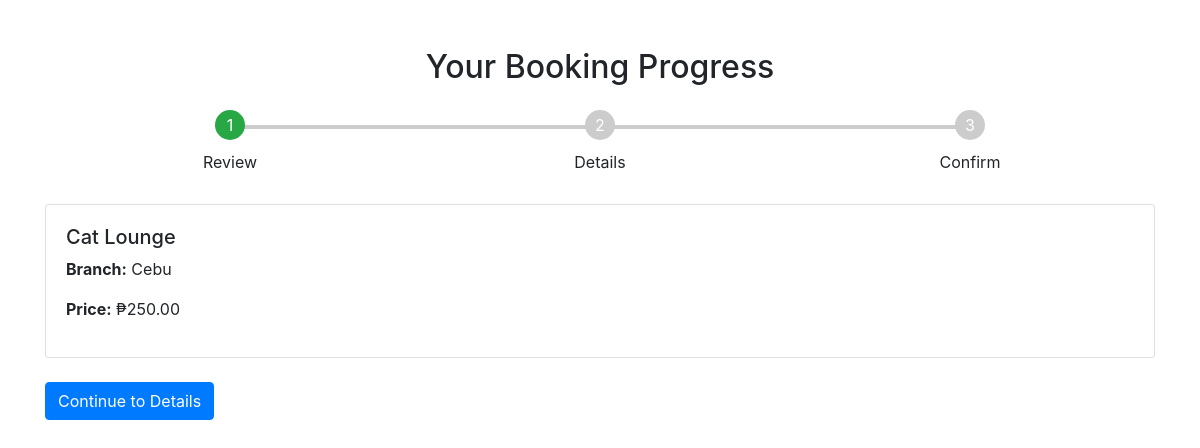
/cart.php?room_id=1, run on the app's committed database.
### tables this page shows
CREATE TABLE `rooms` (
  `id` int(11) NOT NULL,
  `name` varchar(100) NOT NULL,
  `branch` varchar(100) NOT NULL,
  `price` decimal(10,2) NOT NULL,
  `image` varchar(255) DEFAULT NULL,
  `created_at` datetime DEFAULT current_timestamp()
);

### cart.php (the view, shortened to what this page needs)
<?php
@include 'config.php';
if (isset($_GET['room_id'])) {
    $room_id = $_GET['room_id'];
    $_SESSION['selected_room'] = mysqli_fetch_assoc(mysqli_query($conn, "SELECT * FROM rooms WHERE id = '$room_id'"));
}
$step = $_GET['step'] ?? 'review';
$room = $_SESSION['selected_room'] ?? null;
?>
<!DOCTYPE html>
<html lang="en">
<head>
  <link rel="stylesheet" href="https://stackpath.bootstrapcdn.com/bootstrap/4.5.2/css/bootstrap.min.css">
</head>
<body>
<div class="container mt-5">
  <h2 class="mb-4 text-center">Your Booking Progress</h2>
  <div class="stepper">
    <div class="step <?= $step === 'review' ? 'active' : ($step !== 'review' ? 'complete' : '') ?>">
      <div class="circle">1</div>
      <div>Review</div>
    </div>
    <div class="step <?= $step === 'details' ? 'active' : ($step === 'confirm' || $step === 'done' ? 'complete' : '') ?>">
      <div class="circle">2</div>
      <div>Details</div>
    </div>
    <div class="step <?= $step === 'confirm' ? 'active' : ($step === 'done' ? 'complete' : '') ?>">
      <div class="circle">3</div>
      <div>Confirm</div>
    </div>
  </div>
  <?php if ($step === 'review' && $room): ?>
    <div class="card mb-4">
      <div class="card-body">
        <h5><?= $room['name']; ?></h5>
        <p><strong>Branch:</strong> <?= $room['branch']; ?></p>
        <p><strong>Price:</strong> ₱<?= $room['price']; ?></p>
      </div>
    </div>
    <a href="booking_cart.php?step=details" class="btn btn-primary">Continue to Details</a>
  <?php else: ?>
    <p class="text-danger">No booking selected. <a href="shop.php">Return to shop</a>.</p>
  <?php endif; ?>
</div>
</body>
</html>

### cart.php (style rules this page uses)
.stepper { display: flex; justify-content: space-between; margin-bottom: 30px; }
.step { text-align: center; flex: 1; position: relative; }
.step::before { content: ''; height: 4px; background: #ccc; position: absolute; top: 15px; left: 50%; right: -50%; z-index: -1; }
.step:last-child::before { display: none; }
.step .circle { width: 30px; height: 30px; margin: 0 auto 10px; border-radius: 50%; background-color: #ccc; line-height: 30px; color: white; }
.step.active .circle, .step.complete .circle { background-color: #28a745; }

### data on the page
rooms: name "Cat Lounge", branch "Cebu", price "250.00"
